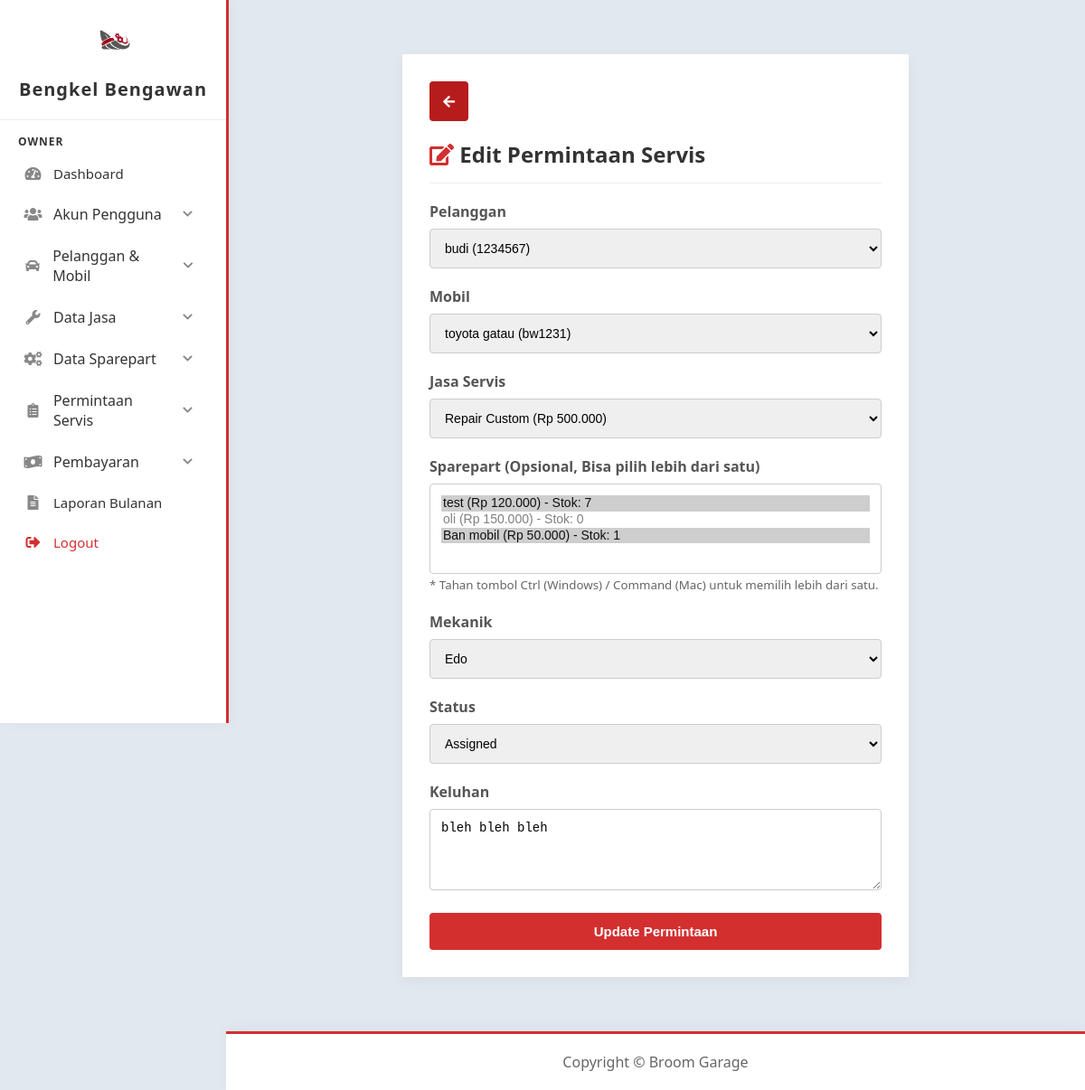
The app's page /owner/permintaan_servis/edit.php?id_permintaan=14 (signed in) with its own data.
### tables this page shows
CREATE TABLE `mobil` (
  `id_mobil` int(11) NOT NULL,
  `id_pelanggan` int(11) NOT NULL,
  `merk_mobil` varchar(255) NOT NULL,
  `tipe_mobil` varchar(255) NOT NULL,
  `plat_nomor` varchar(8) NOT NULL,
  `tahun_mobil` year(4) DEFAULT NULL
);

CREATE TABLE `pelanggan` (
  `id_pelanggan` int(11) NOT NULL,
  `nama_pelanggan` varchar(255) NOT NULL,
  `no_telp` varchar(11) NOT NULL,
  `alamat` text DEFAULT NULL
);

CREATE TABLE `detail_servis` (
  `id_detail_servis` int(11) NOT NULL,
  `id_permintaan` int(11) DEFAULT NULL,
  `id_jasa` int(11) DEFAULT NULL,
  `qty` int(11) NOT NULL,
  `total_biaya_jasa` int(11) NOT NULL
);

CREATE TABLE `jasa` (
  `id_jasa` int(11) NOT NULL,
  `id_jenis_jasa` int(11) NOT NULL,
  `nama_jasa` varchar(255) NOT NULL,
  `estimasi_waktu` int(11) NOT NULL,
  `harga_jasa` int(11) NOT NULL
);

CREATE TABLE `detail_pengerjaan` (
  `id_detail_pengerjaan` int(11) NOT NULL,
  `id_pengguna` int(11) NOT NULL,
  `id_permintaan` int(11) NOT NULL,
  `status_pengerjaan` enum('assigned','pending','done') NOT NULL DEFAULT 'pending',
  `tanggal_mulai_kerja` date NOT NULL,
  `tanggal_selesai_kerja` date DEFAULT NULL
);

CREATE TABLE `pengguna` (
  `id_pengguna` int(11) NOT NULL,
  `username` varchar(50) NOT NULL,
  `password` varchar(255) NOT NULL,
  `role` enum('owner','service_advisor','mechanic','') NOT NULL,
  `is_first_login` tinyint(1) NOT NULL DEFAULT 1
);

CREATE TABLE `permintaan_servis` (
  `id_permintaan` int(11) NOT NULL,
  `id_mobil` int(11) NOT NULL,
  `keluhan` varchar(255) NOT NULL,
  `tanggal_masuk` datetime NOT NULL DEFAULT current_timestamp(),
  `tanggal_keluar` datetime DEFAULT NULL
);

### owner/permintaan_servis/edit.php (the view, shortened to what this page needs)
<?php
include '../../config/config.php';
$id_permintaan = $_GET['id_permintaan'];
$query_current_ps = "SELECT ps.*, m.id_pelanggan FROM permintaan_servis ps JOIN mobil m ON ps.id_mobil = m.id_mobil WHERE ps.id_permintaan = ?";
$stmt_curr_ps = $conn->prepare($query_current_ps);
$stmt_curr_ps->bind_param("i", $id_permintaan);
$stmt_curr_ps->execute();
$current_ps = $stmt_curr_ps->get_result()->fetch_assoc();
$current_ds = $conn->query("SELECT * FROM detail_servis WHERE id_permintaan = $id_permintaan")->fetch_assoc();
$current_dsp_query = $conn->query("SELECT id_sparepart FROM detail_sparepart WHERE id_permintaan = $id_permintaan");
$current_dsp_ids = [];
while ($r = $current_dsp_query->fetch_assoc()) {
    $current_dsp_ids[] = $r['id_sparepart'];
}
$current_dp = $conn->query("SELECT * FROM detail_pengerjaan WHERE id_permintaan = $id_permintaan")->fetch_assoc();
$pelanggan_data = [];
$res_pelanggan = $conn->query("SELECT * FROM pelanggan");
while ($r = $res_pelanggan->fetch_assoc()) $pelanggan_data[] = $r;
$jasa_data = [];
$res_jasa = $conn->query("SELECT * FROM jasa");
while ($r = $res_jasa->fetch_assoc()) $jasa_data[] = $r;
$sp_data = [];
$res_sp = $conn->query("SELECT * FROM sparepart");
while ($r = $res_sp->fetch_assoc()) $sp_data[] = $r;
$mekanik_data = [];
$res_mekanik = $conn->query("SELECT * FROM pengguna WHERE role = 'mechanic'");
while ($r = $res_mekanik->fetch_assoc()) $mekanik_data[] = $r;
?>
<!DOCTYPE html>
<html lang="en">
<head>
    <link href="https://cdnjs.cloudflare.com/ajax/libs/font-awesome/5.15.3/css/all.min.css" rel="stylesheet">
    <link href="../../assets/css/dashboard.css" rel="stylesheet">
    <link rel="stylesheet" href="../../assets/css/add.css">
</head>
<body>
    <?php include '../../includes/sidebar.php'; ?>
    <div class="content">
        <div class="form-container">
            <div style="text-align: left;">
                <a href="list.php" class="btn btn-back"><i class="fas fa-arrow-left"></i></a>
            </div>
            <h2 style="margin-top : 0; color: #333; border-bottom: 1px solid #eee; padding-bottom: 15px; margin-bottom: 20px;">
                <i class="fas fa-edit" style="color: #d32f2f"></i> Edit Permintaan Servis
            </h2>
            <form action="" method="POST">
                <div class="form-group">
                    <label>Pelanggan</label>
                    <select name="id_pelanggan" id="id_pelanggan" class="form-control" required>
                        <?php foreach($pelanggan_data as $p): ?>
                            <option value="<?= $p['id_pelanggan'] ?>" <?= ($p['id_pelanggan'] == $current_ps['id_pelanggan']) ? 'selected' : '' ?>>
                                <?= htmlspecialchars($p['nama_pelanggan']) ?> (<?= htmlspecialchars($p['no_telp']) ?>)
                            </option>
                        <?php endforeach; ?>
                    </select>
                </div>
                <div class="form-group">
                    <label>Mobil</label>
                    <select name="id_mobil" id="id_mobil" class="form-control" required>
                        <option value="">-- Pilih Mobil --</option>
                    </select>
                </div>
                <div class="form-group">
                    <label>Jasa Servis</label>
                    <select name="id_jasa" class="form-control" required>
                        <?php foreach($jasa_data as $j): ?>
                            <option value="<?= $j['id_jasa'] ?>" <?= ($current_ds && $j['id_jasa'] == $current_ds['id_jasa']) ? 'selected' : '' ?>>
                                <?= htmlspecialchars($j['nama_jasa']) ?> (Rp <?= number_format($j['harga_jasa'],0,',','.') ?>)
                            </option>
                        <?php endforeach; ?>
                    </select>
                </div>
                <div class="form-group">
                    <label>Sparepart (Opsional, Bisa pilih lebih dari satu)</label>
                    <select name="id_sparepart[]" class="form-control" multiple style="height: 100px;">
                        <?php foreach($sp_data as $sp): ?>
                            <?php $is_selected = in_array($sp['id_sparepart'], $current_dsp_ids); ?>
                            <option value="<?= $sp['id_sparepart'] ?>" <?= $is_selected ? 'selected' : '' ?> <?= (!$is_selected && $sp['stock'] <= 0) ? 'disabled' : '' ?>>
                                <?= htmlspecialchars($sp['nama_sparepart']) ?> (Rp <?= number_format($sp['harga_jual'],0,',','.') ?>) - Stok: <?= $sp['stock'] ?>
                            </option>
                        <?php endforeach; ?>
                    </select>
                    <small style="color: #666;">* Tahan tombol Ctrl (Windows) / Command (Mac) untuk memilih lebih dari satu.</small>
                </div>
                <div class="form-group">
                    <label>Mekanik</label>
                    <select name="id_mekanik" class="form-control" required>
                        <?php foreach($mekanik_data as $m): ?>
                            <option value="<?= $m['id_pengguna'] ?>" <?= ($current_dp && $m['id_pengguna'] == $current_dp['id_pengguna']) ? 'selected' : '' ?>>
                                <?= htmlspecialchars($m['username']) ?>
                            </option>
                        <?php endforeach; ?>
                    </select>
                </div>
                <div class="form-group">
                    <label>Status</label>
                    <select name="status" class="form-control" required>
                        <?php $curr_status = $current_dp ? $current_dp['status_pengerjaan'] : 'pending'; ?>
                        <option value="assigned" <?= ($curr_status == 'assigned') ? 'selected' : '' ?>>Assigned</option>
                    </select>
                </div>
                <div class="form-group">
                    <label>Keluhan</label>
                    <textarea name="keluhan" class="form-control" rows="4" placeholder="Jelaskan keluhan pelanggan..." required><?= htmlspecialchars($current_ps['keluhan']) ?></textarea>
                </div>
                <button type="submit" class="btn btn-submit">Update Permintaan</button>
            </form>
        </div>
    </div>
</body>
</html>
<?php include('../../includes/footer.php'); ?>

### assets/css/dashboard.css (style rules this page uses)
body { font-family: 'Segoe UI', Tahoma, Geneva, Verdana, sans-serif; background-color: #e2e8f0; margin: 0; }
.content { padding: 40px 20px; text-align: center; }

### assets/css/add.css (style rules this page uses)
.form-container { background: white; padding: 30px; border-radius: 0px; box-shadow: 0 4px 15px rgba(0,0,0,0.05); margin: 20px auto; max-width: 500px; text-align: left; }
.form-group { margin-bottom: 20px; }
.form-group label { display: block; margin-bottom: 8px; font-weight: bold; color: #555; }
.form-control { width: 100%; padding: 12px; border: 1px solid #ccc; border-radius: 4px; box-sizing: border-box; font-size: 14px; }
.btn { padding: 12px 15px; border: none; border-radius: 4px; cursor: pointer; color: white; font-weight: bold; text-decoration: none; font-size: 15px; }
.btn-submit { background-color: #d32f2f; width: 100%; transition: background-color 0.3s; }
.btn-back { background-color: #b71c1c; display: inline-block; margin-bottom: 20px; transition: background-color 0.3s; }

### assets/css/sidebar.css (style rules this page uses)
body { padding-left: 250px; margin: 0; }

### assets/css/footer.css (style rules this page uses)
body { display: flex; flex-direction: column; min-height: 100vh; }

### records on screen
mobil: id_pelanggan "budi (1234567)"
detail_servis: id_jasa "Repair Custom (Rp 500.000)"
detail_pengerjaan: id_mekanik "Edo", status "Assigned"
permintaan_servis: keluhan "bleh bleh bleh"

### other values on screen
form field value "test (Rp 120.000) - Stok: 7 ☑ / oli (Rp 150.000) - Stok: 0 / Ban mobil (Rp 50.000) - Stok: 1 ☑"
